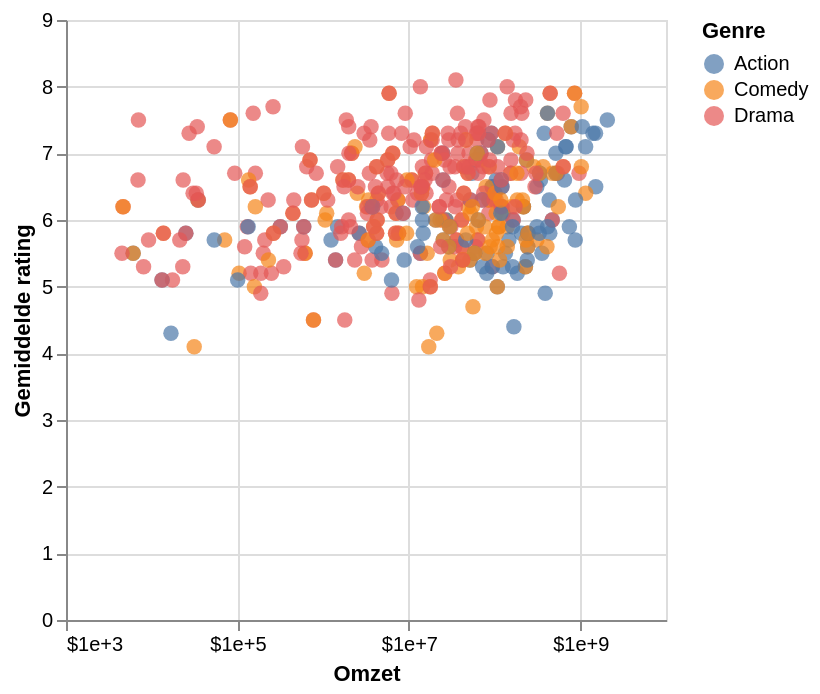

Here is the notebook cell this chart was saved with:
### Code cell
movies_with_relevant_genres =  movies_in_scope.loc[
    (pd.col("release_date") >= "2015-01-02")
    & (pd.col("release_date") <= "2016-12-30")].dropna(subset = ['revenue']).explode('genres').loc[
        pd.col("genres").isin(["Action", "Drama", "Comedy"])
    ]

# Rename columns for altair plot
movies_df_renamed = movies_with_relevant_genres.rename(
        columns = {"vote_average": "Gemiddelde rating", "title": "Titel", "vote_count": "Aantal stemmen", "revenue": "Omzet", "genres": "Genre"}
)

chart = (
        alt.Chart(movies_df_renamed)
            .mark_circle(size=60)
            .encode(
            x=alt.X('Omzet',scale=alt.Scale(type='log', domain=[1_000, 10_000_000_000]),
                    axis=alt.Axis(
                values=[1_000, 100_000, 10_000_000, 1_000_000_000],
                format="$.0e"
            )
                        ),
            y='Gemiddelde rating',
            color='Genre',
            tooltip = ['Titel', 'Omzet', 'Gemiddelde rating', 'Aantal stemmen', 'Genre']
            )
        )

chart = chart.add_params(
     alt.selection_interval(bind='scales')
)

chart

### Figure 1 — Vega-Lite specification as saved in the notebook (floating-point values rounded to 4 significant figures; data arrays with more than 128 entries replaced by an {"elided": "..."} marker saying what was removed)
{"config": {"view": {"continuousWidth": 300, "continuousHeight": 300}}, "data": {"name": "data-871e3fc47e84152f84ce45117292d915"}, "mark": {"type": "circle", "size": 60}, "encoding": {"color": {"field": "Genre", "type": "nominal"}, "tooltip": [{"field": "Titel", "type": "nominal"}, {"field": "Omzet", "type": "quantitative"}, {"field": "Gemiddelde rating", "type": "quantitative"}, {"field": "Aantal stemmen", "type": "quantitative"}, {"field": "Genre", "type": "nominal"}], "x": {"axis": {"format": "$.0e", "values": [1000, 100000, 10000000, 1000000000]}, "field": "Omzet", "scale": {"domain": [1000, 10000000000], "type": "log"}, "type": "quantitative"}, "y": {"field": "Gemiddelde rating", "type": "quantitative"}}, "params": [{"name": "param_f268f798f41c853e", "select": {"type": "interval"}, "bind": "scales"}], "$schema": "https://vega.github.io/schema/vega-lite/v6.4.1.json", "datasets": {"data-871e3fc47e84152f84ce45117292d915": {"elided": "474 records"}}}
